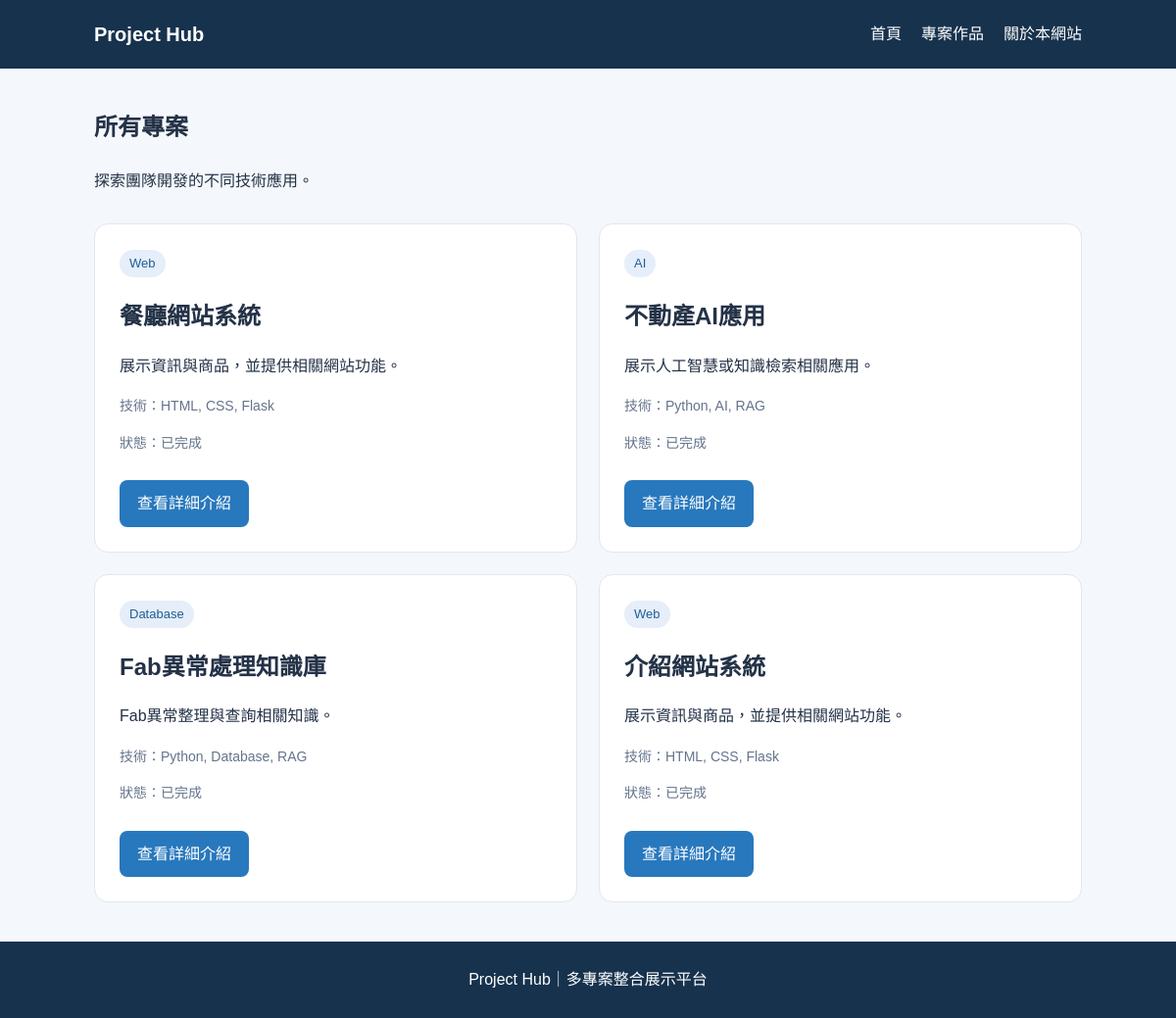
Page /projects on the earlier database version.
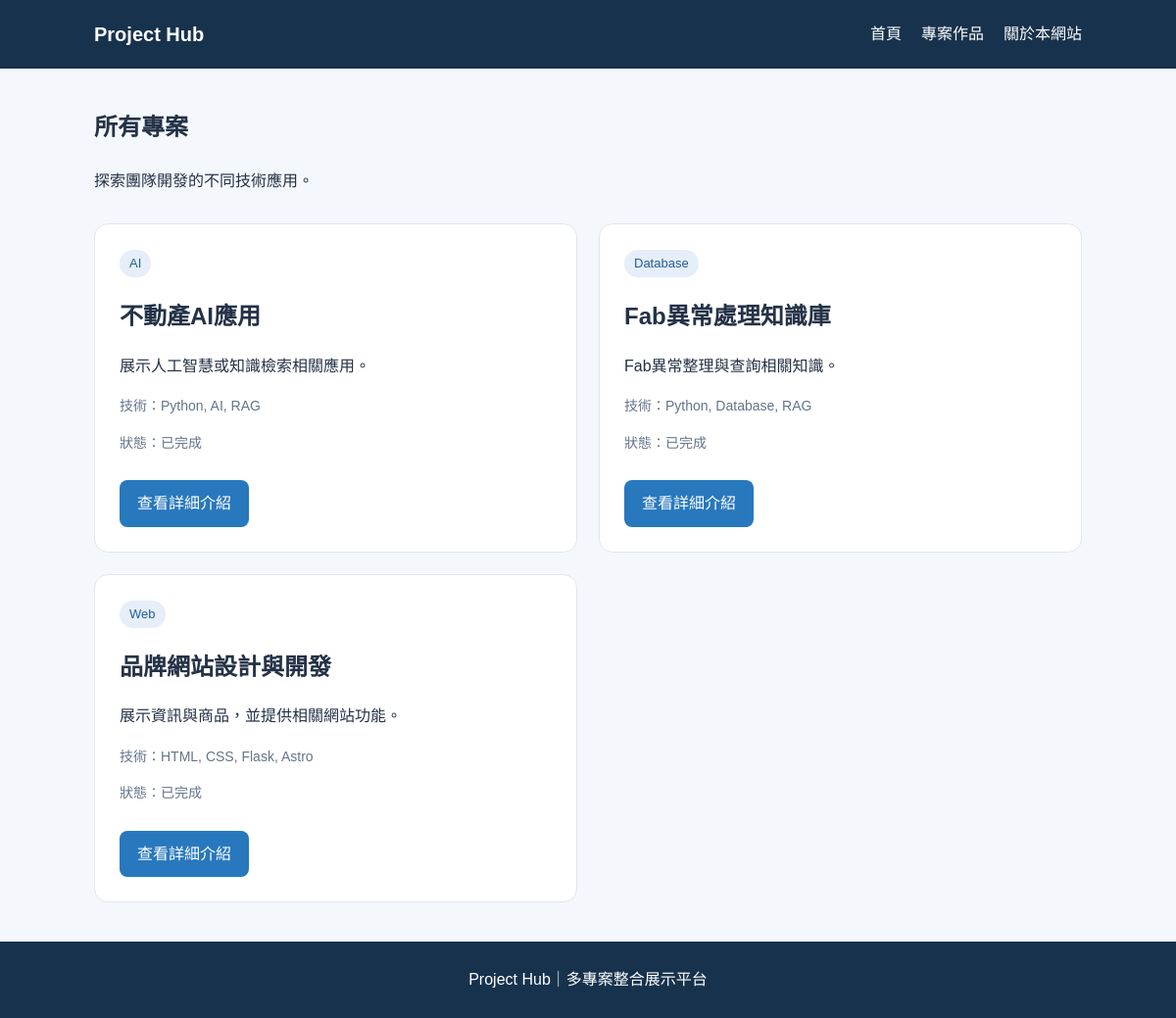
Same page on the later database version.
### tables this page shows
CREATE TABLE projects (
    id INTEGER PRIMARY KEY AUTOINCREMENT,
    title TEXT NOT NULL,
    category TEXT NOT NULL,
    description TEXT NOT NULL,
    tech_stack TEXT,
    demo_url TEXT,
    github_url TEXT,
    image_url TEXT,
    status TEXT DEFAULT '開發中',
    featured INTEGER DEFAULT 0
, demo_url_2 TEXT);

### app.py (the view)
@app.route("/projects")
def project_list():
    conn = get_db_connection()
    projects = conn.execute(
        "SELECT * FROM projects ORDER BY id DESC"
    ).fetchall()
    conn.close()
    return render_template(
        "projects.html",
        projects=projects
    )

### app.py (called while the page is built)
def get_db_connection():
    conn = sqlite3.connect("database.db")
    conn.row_factory = sqlite3.Row
    return conn

### templates/projects.html (shortened to what this page needs)
{% extends "base.html" %}
{% block content %}
<section class="page-heading">
    <h1>所有專案</h1>
    <p>探索團隊開發的不同技術應用。</p>
</section>
<div class="project-grid">
    {% for project in projects %}
    <article class="project-card">
        <span class="category">
            {{ project["category"] }}
        </span>
        <h2>{{ project["title"] }}</h2>
        <p>{{ project["description"] }}</p>
        <p class="tech">
            技術：{{ project["tech_stack"] }}
        </p>
        <p class="status">
            狀態：{{ project["status"] }}
        </p>
        <a class="button"
           href="{{ url_for('project_detail',
                           project_id=project['id']) }}">
            查看詳細介紹
        </a>
    </article>
    {% else %}
    <p>目前沒有專案資料。</p>
    {% endfor %}
</div>
{% endblock %}

Differences in the rows shown:
removed projects: category "Web", title "餐廳網站系統", description "展示資訊與商品，並提供相關網站功能。", tech_stack "HTML, CSS, Flask", status "已完成"
changed projects "展示資訊與商品，並提供相關網站功能。": title "介紹網站系統" → "品牌網站設計與開發"; tech_stack "HTML, CSS, Flask" → "HTML, CSS, Flask, Astro"
